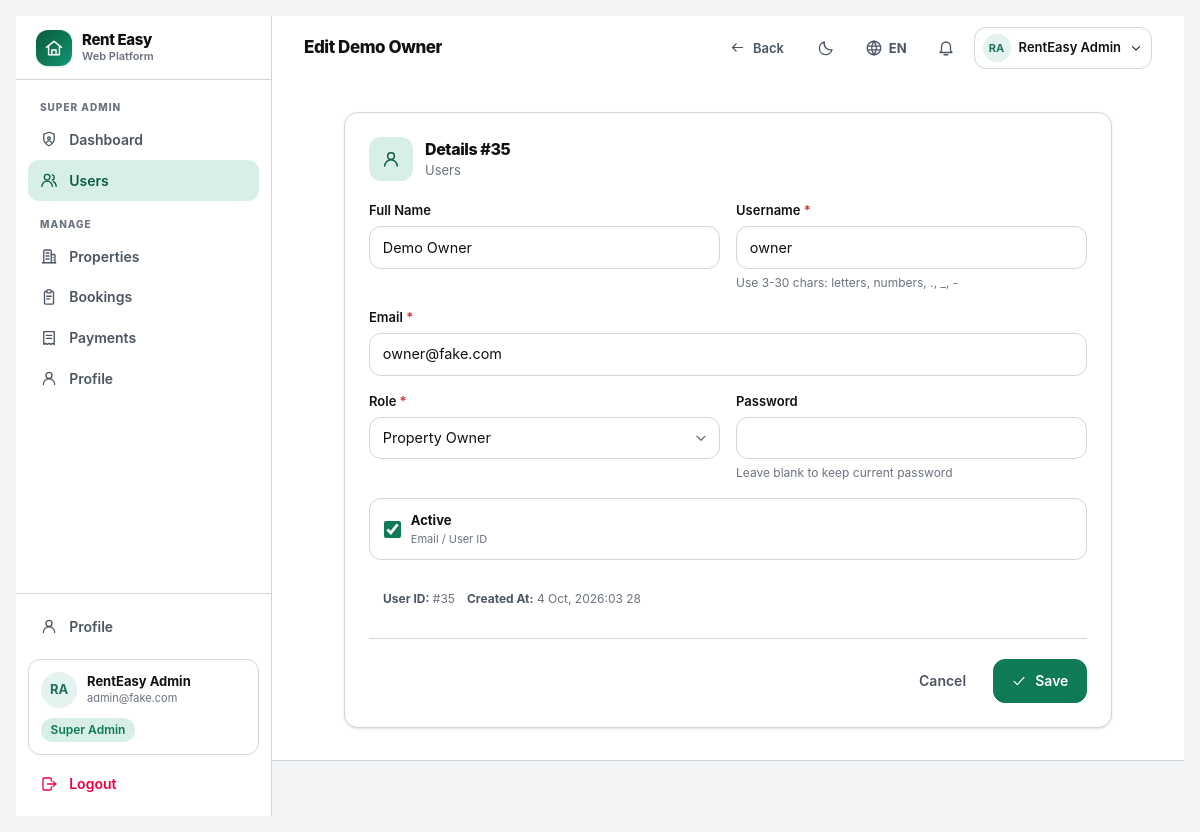
/console/users/35/edit/ (signed in), run on the app's committed database.
### accounts/models.py (models this page shows, shortened)
class User(AbstractBaseUser, PermissionsMixin):
    email = models.EmailField(unique=True, max_length=254)
    username = models.CharField(max_length=30, unique=True, validators=[USERNAME_VALIDATOR])
    full_name = models.CharField(max_length=120, blank=True)
    role = models.CharField(max_length=16, choices=Role.choices, default=Role.RENTER, db_index=True)
    is_active = models.BooleanField(default=True)
    is_staff = models.BooleanField(default=False)
    date_joined = models.DateTimeField(default=timezone.now)
    last_login_at = models.DateTimeField(null=True, blank=True)
    objects = UserManager()
    USERNAME_FIELD = "email"
    REQUIRED_FIELDS = ["username"]
    class Meta:
        ordering = ["full_name", "email"]
        indexes = [models.Index(fields=["role", "is_active"])]
    @property
    def display_name(self) -> str:
        return self.full_name.strip() or self.username or self.email
    @property
    def is_renter(self) -> bool:
        return self.role == Role.RENTER
    @property
    def is_owner(self) -> bool:
        return self.role == Role.OWNER
    @property
    def is_superadmin_role(self) -> bool:
        return self.role == Role.SUPERADMIN
    @property
    def avatar_hue(self) -> int:
        digest = sum(ord(c) for c in self.email)
        return (digest * 37) % 360

### accounts/console.py (the view)
# urls.py: path("users/<int:pk>/edit/", console.user_edit, name="user_edit"),
@console_required
def user_edit(request, pk: int):
    user_obj = get_object_or_404(User, pk=pk)
    if request.method == "POST":
        form = AdminUserForm(request.POST, instance=user_obj)
        if form.is_valid():
            form.save()
            audit(request.user, AuditLog.Action.UPDATE, "user", user_obj.pk, f"updated {user_obj.email}")
            request.session["renteasy_flash"] = "account_updated"
            return redirect("console:users")
    else:
        form = AdminUserForm(instance=user_obj)
    return render(request, "console/user_form.html", {"form": form, "mode": "edit", "user_obj": user_obj})

### accounts/forms.py (shortened to what this page needs)
class AdminUserForm(forms.ModelForm):
    password = forms.CharField(
        required=False,
        label="Password",
        widget=forms.PasswordInput(attrs={"autocomplete": "new-password"}),
        help_text="Leave blank to keep current password",
    )
    role = forms.ChoiceField(choices=Role.choices, label="Role")
    class Meta:
        model = User
        fields = ["full_name", "username", "email", "role", "is_active"]
        widgets = {
            "full_name": forms.TextInput(attrs={"placeholder": "Full Name"}),
            "username": forms.TextInput(attrs={"placeholder": "Username"}),
            "email": forms.EmailInput(attrs={"placeholder": "Email"}),
            "is_active": forms.CheckboxInput(attrs={"class": "form-checkbox"}),
            "role": forms.Select(attrs={"class": "form-input"}),
        }
    def __init__(self, *args, **kwargs):
        super().__init__(*args, **kwargs)
        self.fields["full_name"].required = False
        self.fields["role"].required = True

### core/context_processors.py (called while the page is built)
def site(request):
    return {
        "SITE_NAME": "Rent Easy",
        "SUPPORTED_LANGUAGES": [
            {"code": code, "label": meta["label"], "native_label": meta["native_label"], "flag": meta["flag"]}
            for code, meta in i18n.LANGUAGES.items()
        ],
        "DEFAULT_LANGUAGE": i18n.DEFAULT_LANGUAGE,
        "DEBUG": settings.DEBUG,
    }

def i18n_context(request):
    language = getattr(request, "LANGUAGE_CODE_UI", i18n.DEFAULT_LANGUAGE)
    return {
        "LANG": language,
        "IS_KHMER": language == "km",
        "T": getattr(request, "translator", None) or i18n.Translator(language),
        "THEME": getattr(request, "theme", "light"),
        "IS_DARK": getattr(request, "theme", "light") == "dark",
    }

### core/i18n.py (called while the page is built)
    def __call__(self, key: str, /, **kwargs) -> str:
        pair = CATALOG.get(key)
        if pair is None:
            return key
        value = pair[1] if self.is_khmer else pair[0]
        if kwargs:
            try:
                return value.format(**kwargs)
            except (KeyError, IndexError, ValueError):
                return value
        return value

    def role_label(self, role: str | None) -> str:
        if not role:
            return self("unknown")
        return self(ROLE_KEYS.get(role, "unknown"))

### core/templatetags/ui.py (called while the page is built)
def _translator(context) -> Translator:
    t = context.get("T")
    return t if isinstance(t, Translator) else Translator("en")

### templates/console/user_form.html (shortened to what this page needs)
{% extends "base.html" %}
{% load ui humanize %}
{% block page_title %}{% if mode == "edit" %}{% t 'edit' %} {{ user_obj.display_name }}{% else %}{% t 'new_user' %}{% endif %}{% endblock %}
{% block topbar_actions %}
<a href="{% url 'console:users' %}" class="btn btn-ghost btn-sm">{% icon "arrow-left" 15 %} {% t 'back' %}</a>
{% endblock %}
{% block content %}
<div class="mx-auto max-w-3xl">
  <section class="app-card p-5 sm:p-6">
    <div class="mb-5 flex items-start gap-3">
      <span class="grid h-11 w-11 shrink-0 place-items-center rounded-xl bg-primary-soft text-primary-dark">{% icon "user" 20 %}</span>
      <div class="min-w-0">
        <h2 class="text-[16px] font-extrabold tracking-tight">
          {% if mode == "edit" %}{% t 'details' %} #{{ user_obj.pk }}{% else %}{% t 'new_user' %}{% endif %}
        </h2>
        <p class="text-[13px] text-ink-3">{% t 'stat_users' %}</p>
      </div>
    </div>
    <form method="post" class="space-y-4" data-validate>
      <div class="grid gap-4 sm:grid-cols-2">
        <div>
          <label class="form-label" for="id_full_name">{% t 'full_name' %}</label>
          <input type="text" name="full_name" id="id_full_name" class="form-input" maxlength="120" value="{{ form.full_name.value|default:'' }}">
        </div>
        <div>
          <label class="form-label" for="id_username">{% t 'username' %} <span class="text-danger">*</span></label>
          <input type="text" name="username" id="id_username" class="form-input" maxlength="30" required value="{{ form.username.value|default:'' }}">
          <p class="form-hint">{% t 'username_rule' %}</p>
        </div>
      </div>
      <div>
        <label class="form-label" for="id_email">{% t 'email' %} <span class="text-danger">*</span></label>
        <input type="email" name="email" id="id_email" class="form-input" required value="{{ form.email.value|default:'' }}">
      </div>
      <div class="grid gap-4 sm:grid-cols-2">
        <div>
          <label class="form-label" for="id_role">{% t 'role' %} <span class="text-danger">*</span></label>
          <select name="role" id="id_role" class="form-input" required>
            {% for value, label in form.fields.role.choices %}
              <option value="{{ value }}" {% if form.role.value == value %}selected{% endif %}>{{ label }}</option>
            {% endfor %}
          </select>
        </div>
        <div>
          <label class="form-label" for="id_password">{% t 'password' %}</label>
          <input type="password" name="password" id="id_password" class="form-input" autocomplete="new-password"
                 {% if mode == "create" %}required{% endif %}>
          <p class="form-hint">{% t 'leave_blank_password' %}</p>
        </div>
      </div>
      <label class="flex cursor-pointer items-center gap-2.5 rounded-xl border border-hairline bg-surface-2 px-3.5 py-3">
        <input type="checkbox" name="is_active" id="id_is_active" class="form-checkbox" {% if form.is_active.value %}checked{% endif %}>
        <span>
          <span class="block text-[13px] font-bold">{% t 'status_active' %}</span>
          <span class="block text-[11px] text-ink-3">{% t 'email_user_id' %}</span>
        </span>
      </label>
      {% if mode == "edit" and user_obj %}
        <div class="rounded-xl bg-surface-2 p-3.5 text-[12px] text-ink-3">
          <p class="flex flex-wrap items-center gap-x-3 gap-y-1">
            <span><strong class="text-ink-2">{% t 'user_id' %}:</strong> #{{ user_obj.pk }}</span>
            <span><strong class="text-ink-2">{% t 'created_at' %}:</strong> {{ user_obj.date_joined|pretty_date }}</span>
          </p>
        </div>
      {% endif %}
      <div class="flex flex-col-reverse gap-2 border-t border-hairline pt-5 sm:flex-row sm:justify-end">
        <a href="{% url 'console:users' %}" class="btn btn-ghost">{% t 'cancel' %}</a>
        <button type="submit" class="btn btn-primary">{% icon "check" 16 %} {% t 'save' %}</button>
      </div>
    </form>
  </section>
</div>
{% endblock %}

### templates/base.html (shortened to what this page needs)
{% load static ui i18n %}<!doctype html>
<html lang="{{ LANG }}" class="{% if IS_DARK %}dark{% endif %}">
<head>
<link rel="stylesheet" href="{% static 'css/app.css' %}">
</head>
<body class="min-h-screen bg-canvas text-ink font-sans antialiased">
<div class="flex min-h-screen">
  {% if user.is_authenticated %}
  <aside class="hidden lg:flex lg:w-64 xl:w-72 shrink-0 flex-col border-r border-hairline bg-surface">
    <div class="flex h-16 items-center gap-2.5 border-b border-hairline px-5">
      <span class="grid h-9 w-9 place-items-center rounded-xl hero-gradient text-white shadow-sm">{% icon "logo" 20 %}</span>
      <span class="flex flex-col leading-tight">
        <span class="text-[15px] font-extrabold tracking-tight">{{ SITE_NAME }}</span>
        <span class="text-[11px] font-semibold text-ink-3">{% t 'platform_tag' %}</span>
      </span>
    </div>
    {% include "partials/_nav_sidebar.html" %}
  </aside>
  {% endif %}
  <div class="flex min-w-0 flex-1 flex-col">
    {% if user.is_authenticated %}
<header class="sticky top-0 z-40 border-b border-hairline bg-surface/95 backdrop-blur">
  <div class="flex h-16 items-center gap-3 px-4 sm:px-6 lg:px-8">
    <div class="min-w-0">
      <h1 class="truncate text-[17px] font-extrabold tracking-tight">{% block page_title %}{% t 'home' %}{% endblock %}</h1>
    </div>
    <div class="ms-auto flex items-center gap-1.5 sm:gap-2">
      {% block topbar_actions %}{% endblock %}
      {% include "partials/_preferences_inline.html" %}
      {% include "partials/_notifications.html" %}
      <div class="relative" data-dropdown>
        <button type="button" data-dropdown-toggle
                class="flex items-center gap-2 rounded-xl border border-hairline px-2 py-1.5 hover:border-primary transition-colors"
                aria-haspopup="true" aria-expanded="false">
          <span class="grid h-7 w-7 place-items-center rounded-full text-[11px] font-bold"
                style="background-color: hsl({{ user.avatar_hue }} 42% 92%); color: hsl({{ user.avatar_hue }} 55% 28%);">
            {{ user.display_name|initials }}
          </span>
          <span class="hidden text-[13px] font-semibold sm:block">{{ user.display_name }}</span>
          {% icon "chevron-down" 14 %}
        </button>
            <span class="pill pill-approved mt-2">{% role_label user.role as rl %}{{ rl.label }}</span>
      </div>
    </div>
  </div>
    {% endif %}
    <main id="main" class="flex-1">
      {% block content_wrapper %}
        <div class="mx-auto w-full max-w-7xl px-4 py-6 sm:px-6 lg:px-8 lg:py-8">
          {% block content %}{% endblock %}
        </div>
      {% endblock %}
    </main>
  </div>
</div>
</body>
</html>

### templates/partials/_nav_sidebar.html (shortened to what this page needs)
{% load ui %}
<nav class="flex-1 overflow-y-auto px-3 py-4">
  {% if user.is_renter %}
    {% include "partials/_nav_group_renter.html" %}
  {% elif user.is_owner %}
    {% include "partials/_nav_group_owner.html" %}
  {% elif user.is_superadmin_role %}
    {% include "partials/_nav_group_console.html" %}
  {% endif %}
</nav>
<div class="border-t border-hairline p-3">
  <a href="{% url 'profile' %}" class="nav-item {% nav_active 'profile' 'role_select' %}">
    {% icon "user" 18 %}
    <span class="flex-1 truncate">{% t 'profile' %}</span>
  </a>
  <div class="mt-3 rounded-xl border border-hairline bg-surface-2 p-3">
    <div class="flex items-center gap-2.5">
      <span class="grid h-9 w-9 shrink-0 place-items-center rounded-full text-[13px] font-bold"
            style="background-color: hsl({{ user.avatar_hue }} 42% 92%); color: hsl({{ user.avatar_hue }} 55% 28%);">
        {{ user.display_name|initials }}
      </span>
      <span class="min-w-0 flex-1">
        <span class="block truncate text-[13px] font-bold leading-tight">{{ user.display_name }}</span>
        <span class="block truncate text-[11px] text-ink-3">{{ user.email }}</span>
      </span>
    </div>
    <span class="pill pill-approved mt-2.5">{% role_label user.role as rl %}{{ rl.label }}</span>
  </div>
  <form method="post" action="{% url 'logout' %}" class="mt-2">
    <button type="submit" class="nav-item w-full text-rose-600 hover:bg-rose-50 hover:text-rose-700 dark:text-rose-400 dark:hover:bg-rose-950/40">
      {% icon "logout" 18 %}
      <span>{% t 'logout' %}</span>
    </button>
  </form>
</div>

### static/css/app.css (style rules this page uses)
:root { --canvas:#f3f4f6;--surface:#fff;--surface-2:#fff;--ink:#111;--ink-2:#4b5563;--ink-3:#6b7280;--hairline:#d1d5db;color-scheme:light }

### data on the page
User: display_name|initials "RA", display_name "RentEasy Admin", email "admin@fake.com"
User: display_name "Demo Owner", pk "35", full_name "Demo Owner", username "owner", email "owner@fake.com", role "Property Owner", date_joined|pretty_date "4 Oct, 2026:03 28"

### other printed values
{{ SITE_NAME }} "Rent Easy"
{{ rl.label }} "Super Admin"
{{ LANG|upper }} "EN"
